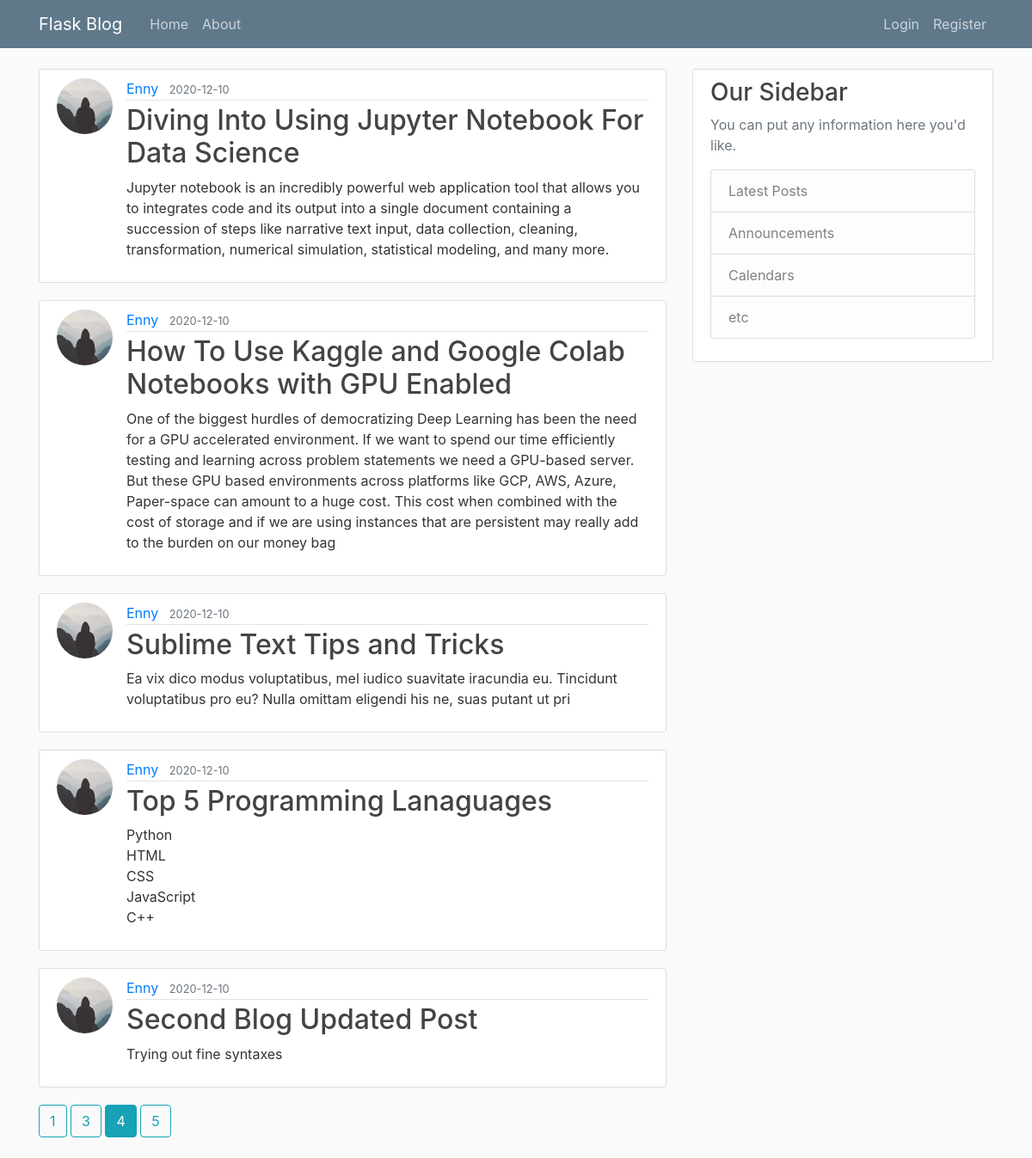
/home?page=4, run on the app's committed database.
### flaskblog/models.py (models this page shows, shortened)
class Post(db.Model):
	id= db.Column(db.Integer, primary_key= True)
	title= db.Column(db.String(100), nullable= False)
	date_posted= db.Column(db.DateTime, nullable= False, default= datetime.utcnow)
	content= db.Column(db.Text, nullable= False)
	user_id= db.Column(db.Integer, db.ForeignKey('user.id'), nullable= False)

class User(db.Model, UserMixin):
	id= db.Column(db.Integer, primary_key= True)
	username= db.Column(db.String(20), unique= True, nullable= False)
	email= db.Column(db.String(120), unique= True, nullable= False)
	image= db.Column(db.String(20), nullable= False, default= 'default.jpg')
	password= db.Column(db.String(60), nullable= False)
	posts= db.relationship('Post', backref= 'author', lazy= True)

### flaskblog/main/routes.py (the view)
@main.route("/")
@main.route("/home")
def home():
	page= request.args.get('page', 1, type= int)
	posts= Post.query.order_by(Post.date_posted.desc()).paginate(page= page, per_page= 5)
	return render_template('home.html', posts= posts)

### flaskblog/templates/home.html (shortened to what this page needs)
{% extends "layout.html" %}
{% block content %}
	{% for post in posts.items %}
		<article class="media content-section">
			<img class= "rounded-circle article-img" src="{{ url_for('static', filename= 'profile_pic/' + post.author.image) }}">
		  <div class="media-body">
		    <div class="article-metadata">
		      <a class="mr-2" href="{{ url_for('users.user_posts', username= post.author.username) }}">{{ post.author.username }}</a>
		      <small class="text-muted">{{ post.date_posted.strftime('%Y-%m-%d') }}</small>
		    </div>
		    <h2><a class="article-title" href="{{ url_for('posts.post', post_id = post.id) }}">{{ post.title }}</a></h2>
		    <p class="article-content">{{ post.content }}</p>
		  </div>
		</article>
	{% endfor %}
	{% for page_num in posts.iter_pages(left_edge= 1, right_edge= 1, left_current= 1, right_current= 2) %}
		{% if page_num %}
		  {% if posts.page == page_num %}
			<a class= "btn btn-info mb-4" href="{{ url_for('main.home', page= page_num) }}">{{ page_num }}</a>
		  {% else %}
		    <a class= "btn btn-outline-info mb-4" href="{{ url_for('main.home', page= page_num) }}">{{ page_num }}</a>
		  {% endif %}
		{% endif %}
	{% endfor%}
{% endblock %}

### flaskblog/static/main.css (style rules this page uses)
body { background: #fafafa; color: #333333; margin-top: 5rem; }
h1, h2, h3, h4, h5, h6 { color: #444444; }
.content-section { background: #ffffff; padding: 10px 20px; border: 1px solid #dddddd; border-radius: 3px; margin-bottom: 20px; }
.article-title { color: #444444; }
.article-content { white-space: pre-line; }
.article-img { height: 65px; width: 65px; margin-right: 16px; }
.article-metadata { padding-bottom: 1px; margin-bottom: 4px; border-bottom: 1px solid #e3e3e3 }

### data on the page
Post: image (picture), author.username "Enny", date_posted "2020-12-10", title "Diving Into Using Jupyter Notebook For Data Science", content "Jupyter notebook is an incredibly powerful web application tool that allows you to integrates code and its output into a single document containing a succession of steps like narrative text input, data collection, cleaning, transformation, numerical simulation, statistical modeling, and many more."
Post: image (picture), author.username "Enny", date_posted "2020-12-10", title "How To Use Kaggle and Google Colab Notebooks with GPU Enabled", content "One of the biggest hurdles of democratizing Deep Learning has been the need for a GPU accelerated environment. If we want to spend our time efficiently testing and learning across problem statements we need a GPU-based server. But these GPU based environments across platforms like GCP, AWS, Azure, Paper-space can amount to a huge cost. This cost when combined with the cost of storage and if we are using instances that are persistent may really add to the burden on our money bag"
Post: image (picture), author.username "Enny", date_posted "2020-12-10", title "Sublime Text Tips and Tricks", content "Ea vix dico modus voluptatibus, mel iudico suavitate iracundia eu. Tincidunt voluptatibus pro eu? Nulla omittam eligendi his ne, suas putant ut pri"
Post: image (picture), author.username "Enny", date_posted "2020-12-10", title "Top 5 Programming Lanaguages", content "Python HTML CSS JavaScript C++"
Post: image (picture), author.username "Enny", date_posted "2020-12-10", title "Second Blog Updated Post", content "Trying out fine syntaxes"

### other printed values
{{ page_num }} "1" "3" "5"
{{ page_num }} "4"
